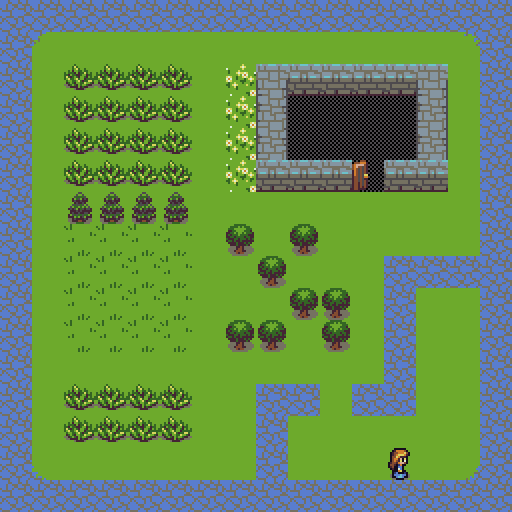

Below is a game level as drawn by its tile map, then a one-line description and the .tmx that defines it (tile-layer data replaced by summaries):
An orthogonal 16x16 tile map with 32x32 px tiles, 7 tile layers (bg1, bg2, obstacles, en_hauteur, ...).

<map version="1.0" orientation="orthogonal" renderorder="right-down" width="16" height="16" tilewidth="32" tileheight="32" nextobjectid="1">
 <tileset firstgid="1" name="tiny-Complete-Spritesheet-32x32" tilewidth="32" tileheight="32">
  <image source="../SpriteSheet-32x32/tiny-Complete-Spritesheet-32x32-fruits.bmp" width="512" height="512" />
 </tileset>
 <layer name="bg1" width="16" height="16">
  <data>[256 cells, 5 non-empty, 2 distinct tile ids]</data>
 </layer>
 <layer name="bg2" width="16" height="16">
  <data>[256 cells, 184 non-empty, 8 distinct tile ids]</data>
 </layer>
 <layer name="obstacles" width="16" height="16">
  <data>[256 cells, 99 non-empty, 6 distinct tile ids]</data>
 </layer>
 <layer name="en_hauteur" width="16" height="16">
  <data>[256 cells, 0 non-empty, 0 distinct tile ids]</data>
 </layer>
 <layer name="lethal" width="16" height="16">
  <data>[256 cells, 0 non-empty, 0 distinct tile ids]</data>
 </layer>
 <layer name="joueur" width="16" height="16">
  <data>[256 cells, 1 non-empty, 1 distinct tile ids]</data>
 </layer>
 <layer name="ramassable" width="16" height="16">
  <data>[256 cells, 44 non-empty, 3 distinct tile ids]</data>
 </layer>
</map>
